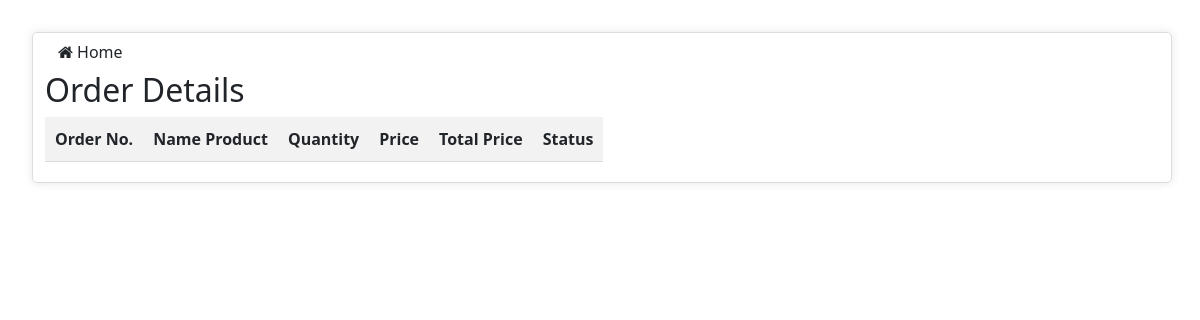
/bill.php (signed in), run on an earlier commit of the app's database.
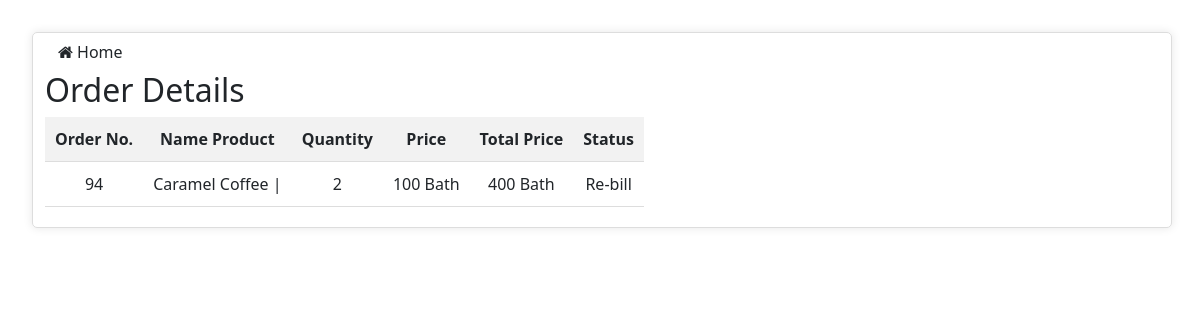
And on a later commit of the database.
### tables this page shows
CREATE TABLE `order_detail` (
  `id` int(11) NOT NULL,
  `id_bill` int(11) NOT NULL,
  `id_product` int(11) DEFAULT NULL,
  `qty` int(11) DEFAULT NULL,
  `price` int(11) DEFAULT NULL,
  `comment` varchar(50) DEFAULT NULL,
  `status` varchar(25) NOT NULL
);

CREATE TABLE `bill` (
  `id_bill` int(10) NOT NULL,
  `id_emp` int(10) NOT NULL,
  `total_price` int(11) NOT NULL,
  `status` varchar(25) NOT NULL,
  `order_date` datetime NOT NULL,
  `type` varchar(25) NOT NULL,
  `id_table` int(11) DEFAULT NULL,
  `slip` varchar(255) DEFAULT NULL
);

CREATE TABLE `products` (
  `id_product` int(11) NOT NULL,
  `image` varchar(255) NOT NULL,
  `name` varchar(50) NOT NULL,
  `price_h` int(11) NOT NULL,
  `price_c` int(11) NOT NULL,
  `price_f` int(11) NOT NULL,
  `type_1` varchar(25) NOT NULL,
  `type_2` varchar(25) NOT NULL,
  `status` varchar(25) NOT NULL,
  `create_at` datetime NOT NULL,
  `update_at` datetime NOT NULL
);

### bill.php (the view, shortened to what this page needs)
<?php
    require_once('connect.php');
    $sql = "SELECT
    od.id,
    p.name AS product_name,
    od.qty,
    od.price,
    od.comment,
    od.status,
    b.total_price,
    b.id_bill
  FROM
    order_detail od
  JOIN
    products p ON od.id_product = p.id_product
  JOIN
    bill b ON od.id_bill = b.id_bill
  ORDER BY
    id DESC;";
    $result = $conn->query($sql);
?>
<!DOCTYPE html>
<html lang="en">
<head>
  <link rel="stylesheet" href="https://maxcdn.bootstrapcdn.com/bootstrap/4.5.2/css/bootstrap.min.css">
  <link rel="stylesheet" type="text/css" href="https://cdn.datatables.net/1.10.25/css/jquery.dataTables.css">
  <link href="https://cdn.jsdelivr.net/npm/bootstrap@5.1.3/dist/css/bootstrap.min.css" rel="stylesheet">
  <link rel="stylesheet" href="https://cdnjs.cloudflare.com/ajax/libs/font-awesome/4.7.0/css/font-awesome.min.css">
<link rel="stylesheet" href="css/order.css">
</head>
<body>
<div class="container">
        <?php if (!isset($_SESSION['username']) || $_SESSION['status'] === 'Manager') : ?>
            <a class="btn" href="manager.php" role="button"> <i class="fa fa-home"></i> Home</a>
        <?php else: ?>
            <a class="btn" href="admin.php" role="button"> <i class="fa fa-home"></i> Home</a>
        <?php endif; ?>
    <h2>Order Details</h2>
    <table id="table_id" class="display">
        <thead>
            <tr>
                <th>Order No.</th>
                <th>Name Product</th>
                <th>Quantity</th>
                <th>Price</th>
                <th>Total Price</th>
                <th>Status</th>
            </tr>
        </thead>
        <tbody>
            <?php
                if ($result->num_rows > 0) {
                while($row = $result->fetch_assoc()) {
                  if ($row['status'] === 'Re-bill') {
                    ?>
                                <tr>
                                    <td><?php echo $row["id_bill"]; ?></td>
                                    <td><?php echo $row["product_name"]; ?> | <?php echo $row["comment"]; ?></td>
                                    <td><?php echo $row["qty"]; ?></td>
                                    <td><?php echo $row["price"]; ?> Bath</td>
                                    <td><?php echo $row["total_price"]; ?> Bath</td>
                                    <td><?php echo $row['status']; ?></td>
                                </tr>
                    <?php
                            }
                        }
                    } else {
                        echo "0 results";
                    }
                ?>
        </tbody>
    </table>
</div>
</body>
</html>

What changed in the data, as far as the page shows it:
added order_detail: id_bill.id_bill "94", id_product.name "Caramel Coffee", qty "2", price "100", id_bill.total_price "400", status "Re-bill"
